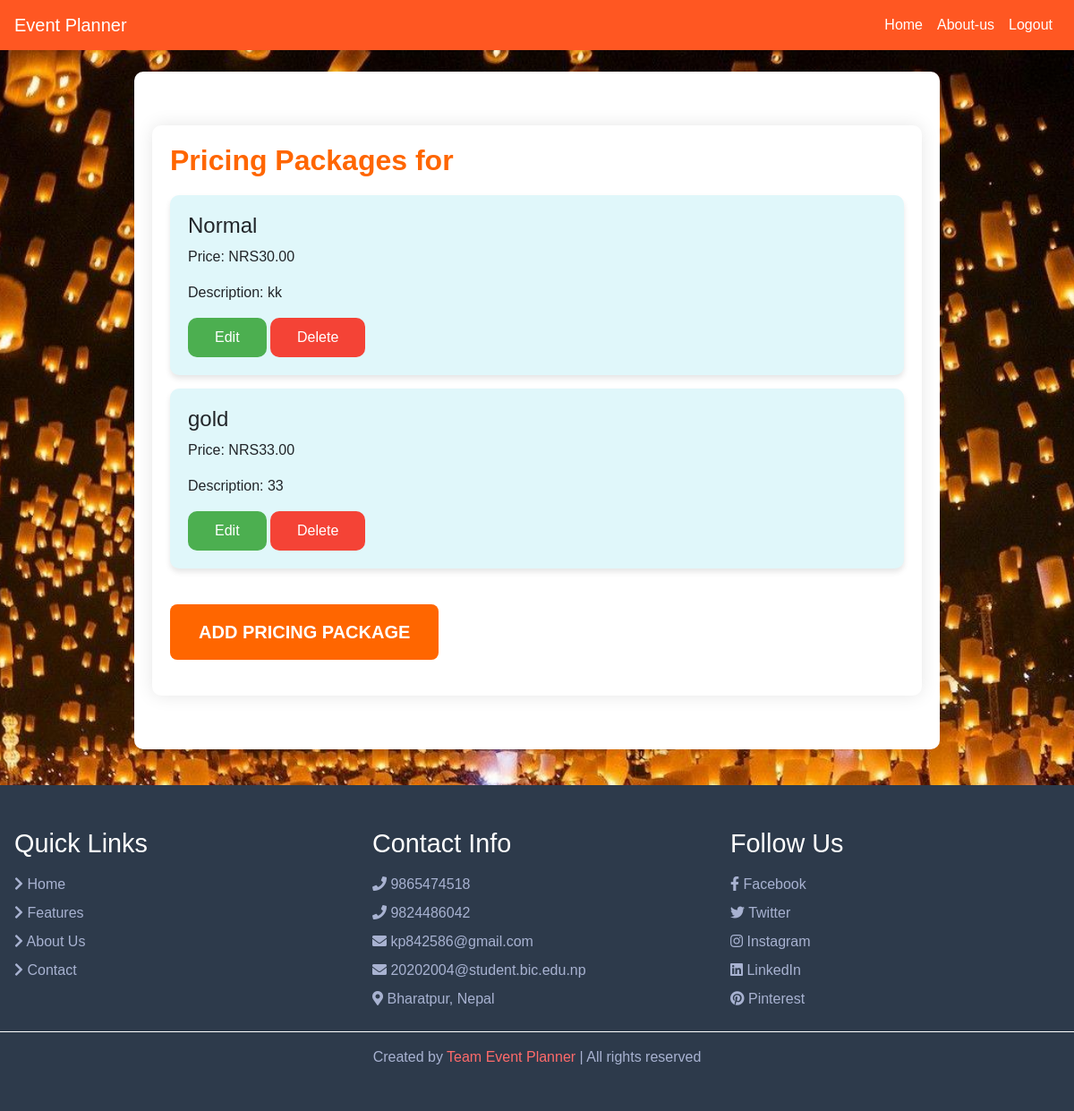
Page /accounts/owner/11/ (signed in) on the committed database.
### owner/models.py (models this page shows, shortened)
class PricingPackage(models.Model):
    id = models.AutoField(primary_key=True)
    venue = models.ForeignKey(Venue, related_name='packages', on_delete=models.CASCADE)
    package_name = models.CharField(max_length=100)
    price = models.DecimalField(max_digits=10, decimal_places=2)
    details = models.TextField()
    contact_email = models.EmailField()

### owner/views.py (the view, shortened to what this page needs)
# urls.py: path('owner/<int:venue_id>/', owner_pricing_packages, name='owner_pricing_packages'),
@login_required
def owner_pricing_packages(request, venue_id):
    venue = get_object_or_404(Venue, id=venue_id)
    packages = PricingPackage.objects.filter(venue=venue)
    package_form_pairs = [(package, PricingPackageForm(instance=package)) for package in packages]
    context = {
        'venue': venue,
        'package_form_pairs': package_form_pairs,
    }
    return render(request, 'owner/owner_pricing_packages.html', context)

### owner/templates/owner/owner_pricing_packages.html (shortened to what this page needs)
{% extends 'owner/base.html' %}
{% block content %}
<div class="container">
    <h2>Pricing Packages for {{ venue.name }}</h2>
    {% if package_form_pairs %}
        <ul class="package-list">
            {% for package, form in package_form_pairs %}
                <li>
                    <h4>{{ package.package_name }}</h4>
                    <p>Price: NRS{{ package.price }}</p>
                    <p>Description: {{ package.details }}</p>
                    <button type="button" class="edit-button" onclick="openModal('{{ package.id }}')">Edit</button>
                    <form method="post" action="{% url 'delete_package' venue.id package.id %}" style="display:inline;" onsubmit="return confirmDelete();">
                        <button type="submit" class="delete-button">Delete</button>
                    </form>
                </li>
            {% endfor %}
        </ul>
    {% else %}
        <p class="no-packages-message">No pricing packages found for this venue.</p>
    {% endif %}
    <br>
    <a href="{% url 'add_pricing_package' venue.id %}" class="add-package-button">Add Pricing Package</a>
</div>
{% endblock %}

### owner/templates/owner/owner_pricing_packages.html (style rules this page uses)
body { background-color: #f0f2f5; font-family: Arial, sans-serif; }
.container { max-width: 900px; margin: 40px auto; padding: 20px; background-color: #ffffff; border-radius: 10px; box-shadow: 0 0 20px rgba(0, 0, 0, 0.1); }
h2 { color: #ff6600; margin-bottom: 20px; font-weight: 700; }
.package-list { list-style-type: none; padding: 0; }
.package-list li { background-color: #e0f7fa; margin-bottom: 15px; padding: 20px; border-radius: 10px; box-shadow: 0 4px 6px rgba(0, 0, 0, 0.1); transition: transform 0.3s ease, background-color 0.3s ease; position: relative; }
.edit-button { background-color: #4caf50; color:white; padding-left: 30px; padding-right: 30px; padding-top: 10px; padding-bottom: 10px; border: 10px; border-radius: 10px; }
.delete-button { background-color: #f44336; color:white; padding-left: 30px; padding-right: 30px; padding-top: 10px; padding-bottom: 10px; border: 10px; border-radius: 10px; }
.add-package-button { display: inline-block; background-color: #ff6600; color: #fff; text-decoration: none; padding: 16px 32px; border-radius: 8px; font-size: 20px; font-weight: bold; text-transform: uppercase; transition: background-color 0.3s ease, color 0.3s ease, transform 0.3s ease; margin-bottom: 20px; }

### rows in the picture
PricingPackage: package_name "Normal", price "30.00", details "kk"
PricingPackage: package_name "gold", price "33.00", details "33"
